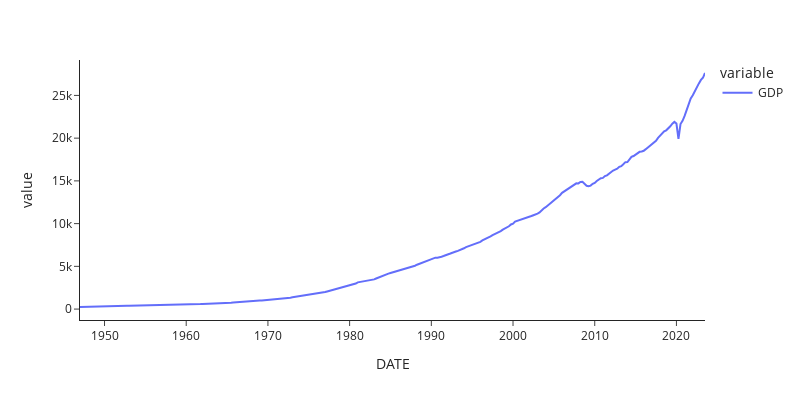

Notebook code cell kept with this figure:
### Markdown cell above
- GDP

### Code cell
start = datetime.datetime(1900, 1, 1)
end = datetime.datetime(2024, 1, 1)
gdp_data = pdr.data.DataReader('GDP', data_source = 'fred', start = start, end = end)
fig = px.line(gdp_data)
fig.update_layout(template='simple_white', width=800, height=400)
fig.show()

### Figure 1 — Plotly figure (JSON) as saved in the notebook; plotly's stock layout.template omitted (floating-point values rounded to 4 significant figures; data arrays with more than 128 entries replaced by an {"elided": "..."} marker saying what was removed)
{"data": [{"hovertemplate": "variable=GDP<br>DATE=%{x}<br>value=%{y}<extra></extra>", "legendgroup": "GDP", "line": {"color": "#636efa", "dash": "solid"}, "marker": {"symbol": "circle"}, "mode": "lines", "name": "GDP", "orientation": "v", "showlegend": true, "type": "scatter", "x": {"elided": "307 str values"}, "xaxis": "x", "y": {"elided": "307 float values"}, "yaxis": "y"}], "layout": {"height": 400, "legend": {"title": {"text": "variable"}, "tracegroupgap": 0}, "margin": {"t": 60}, "width": 800, "xaxis": {"anchor": "y", "domain": [0, 1], "title": {"text": "DATE"}}, "yaxis": {"anchor": "x", "domain": [0, 1], "title": {"text": "value"}}}}
